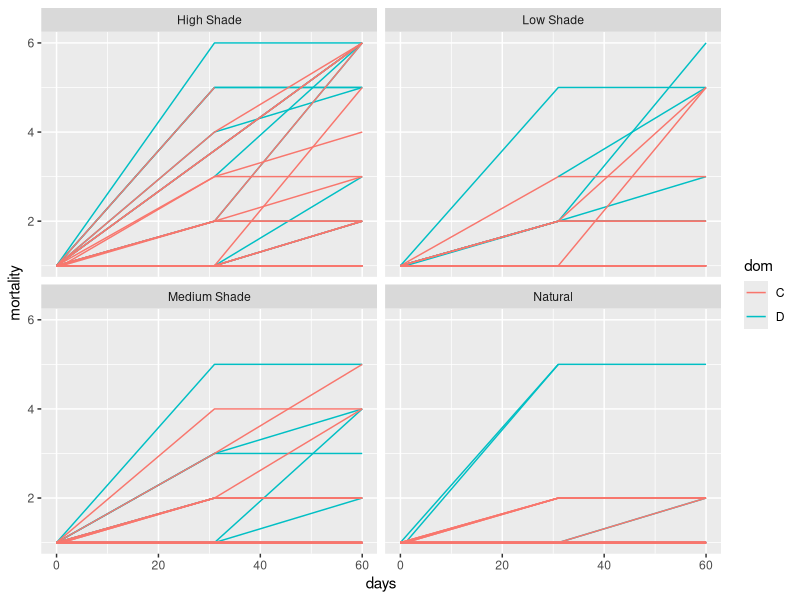

Source code (R): (Note: this script raises an error after producing the figure.)
## ---- chunk 1
knitr::opts_chunk$set(echo = TRUE)

library(lme4)
library(emmeans)
library(multcomp)
library(broom.mixed)
library(tidyverse)
## ---- chunk 2
df <- read_csv("all_data_cleaned.csv")

## ---- chunk 3
df.mort <- df %>% drop_na(mortality) #remove df with no mortality score
df.mort$time.point<-as.factor(df.mort$time.point)  
df.mort$genotype<-as.factor(df.mort$genotype)  
df.mort$tank<-as.factor(df.mort$tank)  
df.mort$dom<-as.factor(df.mort$dom)  
df.mort$color<-as.factor(df.mort$color)  




  ggplot(df.mort, aes(x = days, y = mortality, color = dom, group = frag.id)) +  # look at mort/time
   facet_wrap(~light.level) + 
    geom_line()

df.mort %>%
  pivot_wider(id_cols = c(frag.id, time.point, genotype, light.level, dom, color),
              names_from = time.point,
              values_from = mortality) %>%
  filter(T2 < T1)

# boxplot C v D:facet by shade treatment #####

df.mort$light.level <- factor(df.mort$light.level,                                          # Reordering group factor levels
                         levels = c("Natural", "Low Shade", "Medium Shade", "High Shade"))

df.mort %>%
  group_by(dom, light.level, time.point) %>%
  summarize(mean = mean(mortality, na.rm = T)) %>%
  ggplot(aes(x = ))

ggplot(df.mort, aes(x = time.point, y = mortality, color = dom)) +
  facet_wrap(~light.level) + 
   theme_classic()+
    geom_boxplot()

ggplot(df.mort, aes(x = interaction(dom,time.point), y = mortality, color = dom)) +
  facet_wrap(~light.level) + 
   theme_classic()+
    geom_jitter()+
    scale_y_continuous(breaks=1:6)+
  


# models
# lmer <- probably should not use due to normality violations
mod <- lmer(mortality ~ time.point * dom * light.level + (1|frag.id) + (1|genotype) + (1|tank), data = df.mort)
Anova(mod)

hist(residuals(mod)) #normal
shapiro.test(residuals(mod))  #p-value < 2.2e-16
qqPlot(residuals(mod)) #kinda look like crap

# glmer
  mod <- glmer(mortality ~ dom * light.level *time.point + (1|genotype) + (1|tank), family=poisson(), data = df.mort)
    Anova(mod)

  # by time only
  mod <- glmer(mortality ~ time.point + (1|genotype) +(1|tank) , family=poisson(), data = df.mort)
    Anova(mod)
    
  # by time * dom
  mod <- glmer(mortality ~ time.point * dom + (1|genotype) +(1|tank) , family=poisson(), data = df.mort)
    Anova(mod)
    
   # by time * dom * light.level <- model failed to converge
  mod <- glmer(mortality ~ time.point * dom *light.level + (1|genotype) +(1|tank) , family=poisson(), data = df.mort)
    Anova(mod)
    
  # subset T1 only
    df.mort.T1<-subset(df.mort, time.point=="T1")
    
    # by time * dom * light.level <- model failed to converge
        mod <- glmer(mortality ~  dom *light.level + (1|genotype) +(1|tank) , family=poisson(), data = df.mort.T1)
             Anova(mod)

  # subset T2 only
    df.mort.T2<-subset(df.mort, time.point=="T2")
    hist(df.mort.T2$mortality)
    
    # by time * dom * light.level <- model failed to converge
        mod <- glmer(mortality ~  dom * light.level + (1|genotype) +(1|tank) , family=poisson(), data = df.mort.T2)
             Anova(mod)   
# 
# df.mort %>%
#   filter(time.point == "T2") %>%
#   ggplot(aes(x = mortality)) +
#   geom_histogram(aes(y = ..density..)) +
#   facet_wrap(~dom)
             
# try again with mortality as a factor 
             
             
             
             
# try again ordinal factor, ordered logistic regression model, https://stats.oarc.ucla.edu/r/dae/ordinal-logistic-regression/
require(foreign)
require(ggplot2)
require(MASS)
require(Hmisc)
require(reshape2)
             
df.mort$mortatlity.f<-as.factor(as.character(df.mort$mortality))
# ordering the levels
df.mort$mortatlity.f <- ordered(df.mort$mortatlity.f, levels = c("1", "2","3","4","5","6"))         
     is.ordered(df.mort$mortatlity.f) #check
     
# model for ordered factor: polr()    
mod <- polr(mortatlity.f ~ dom + light.level + time.point, data = df.mort, Hess=TRUE)
summary(mod)
(ctable <- coef(summary(mod)))
p <- pnorm(abs(ctable[, "t value"]), lower.tail = FALSE) * 2
(ctable <- cbind(ctable, "p value" = p))



## ---- chunk 4
# Plot buoyant weight data for each frag
ggplot(df, aes(x = days, y = Dry.Weigh.g, color = dom, group = frag.id)) +
  facet_wrap(~light.level) + 
  geom_line()
# There are clearly some outlier values of weight to double check....checked them and only one was off.updated 2.1.22 SM

# Calculate growth rates
gr <- df %>%
  pivot_wider(id_cols = c(frag.id, time.point, genotype, light.level, tank, dom, color),
              names_from = time.point,
              values_from = Dry.Weigh.g) %>%
  # Calculate percent change per day during each time interval
  mutate(grT1 = (T1 - T0)/T0/30 * 100,
         grT2 = (T2 - T1)/T1/30 * 100) %>%
  dplyr::select(-T0, -T1, -T2, T1 = grT1, T2 = grT2) %>%
  pivot_longer(cols = c(T1, T2), names_to = "time.point", values_to = "growth.rate")

# Plot growth rates by predictors
ggplot(gr, aes(x = light.level, y = growth.rate)) +
  geom_boxplot() +
  facet_grid(time.point ~ dom)

# Fit model to find outliers based on growth rate residuals
grmod <- lmer(growth.rate ~ dom * light.level * time.point + (1|genotype) + (1|frag.id), data = gr)
grres <- augment(grmod)
ggplot(grres, aes(x = .resid)) + geom_histogram(bins = 50)

# Identify cutoffs using 1.5 * IQR
Q <- quantile(grres$.resid, probs=c(.25, .75), na.rm = TRUE)
iqr <- IQR(grres$.resid, na.rm = TRUE)
iqrbounds <- c(Q[1]-1.5*iqr, Q[2]+1.5*iqr)

# Identify cutoffs using 2 sd's
sdbounds <- c(mean(grres$.resid) - 2 * sd(grres$.resid),
              mean(grres$.resid) + 2 * sd(grres$.resid))

# Plot residuals with candidate cutoffs
ggplot(grres, aes(x = .resid)) + geom_histogram(bins = 50) +
  geom_vline(xintercept = iqrbounds, color = "red") +
  geom_vline(xintercept = sdbounds)

# Filter datasets based on these cutoffs
grres.f1 <- grres %>% filter(.resid > iqrbounds[1], .resid < iqrbounds[2])
nrow(grres) - nrow(grres.f1)
grres.f2 <- grres %>% filter(.resid > sdbounds[1], .resid < sdbounds[2])
nrow(grres) - nrow(grres.f2)

# Plot FILTERED growth rates by predictors
ggplot(grres.f1, aes(x = light.level, y = growth.rate)) +
  geom_boxplot() +
  facet_grid(time.point ~ dom) +
  ylim(-0.1, 0.5)

ggplot(grres.f2, aes(x = light.level, y = growth.rate)) +
  geom_violin() +
  facet_grid(time.point ~ dom) +
  ylim(-0.1, 0.5)

# Refit model with filtered dataset
mod <- lmer(growth.rate ~ dom * light.level * time.point + (1|genotype) + (1|frag.id), data = grres.f1)
Anova(mod)

hist(residuals(mod))
shapiro.test(residuals(mod))
qqPlot(residuals(mod))

emm <- emmeans(mod, ~ dom*light.level, adjust = "Tukey")

data.frame(emm) %>%
  ggplot(aes(x = light.level, y = emmean, color = dom)) +
  geom_point(position = position_dodge(width  = 0.5)) +
  geom_errorbar(aes(ymin = lower.CL, ymax = upper.CL),
                position = position_dodge(width  = 0.5))


# Plot growth rate filtering by mortality
gr %>%
  ggplot(aes(x = light.level, y = growth.rate)) +
  geom_boxplot() +
  facet_grid(time.point ~ dom) +
  ylim(-0.1, 0.5)

gr %>% 
  left_join(df) %>%
  filter(mortality <= 2) %>%
  ggplot(aes(x = light.level, y = growth.rate)) +
  geom_boxplot() +
  facet_grid(time.point ~ dom) +
  ylim(-0.1, 0.5)
